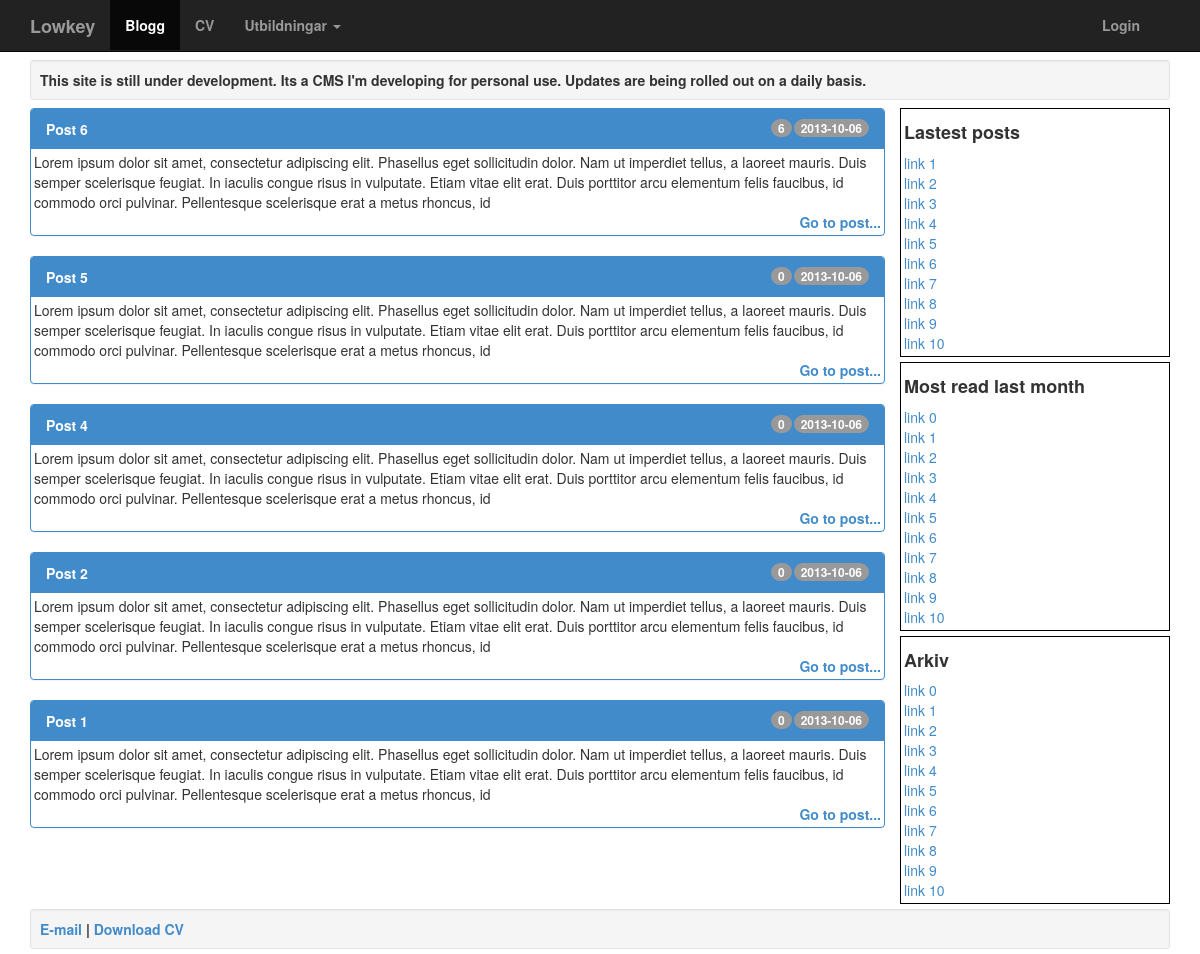
Page /?a=blogg on the committed database.
### tables this page shows
CREATE TABLE IF NOT EXISTS `post` (
  `post_id` int(11) NOT NULL AUTO_INCREMENT,
  `post` mediumtext NOT NULL,
  `post_title` varchar(255) NOT NULL,
  `comments` int(11) NOT NULL,
  `timestamp` timestamp NOT NULL DEFAULT CURRENT_TIMESTAMP ON UPDATE CURRENT_TIMESTAMP,
  `views` int(11) NOT NULL,
  PRIMARY KEY (`post_id`)
);

### model/postModel.php (called while the page is built, shortened)
<?php
    include_once "database.php";
    function selectAllPost(){
        global $db;
        $query = "SELECT * FROM post ORDER BY timestamp DESC LIMIT 0,6";
        $preparedStatement = $db->prepare($query);
        $success = $preparedStatement->execute();
        if($success)
            return $preparedStatement->fetchAll();
        else
            return $success;
    }
?>

### bloggPage.php (the view)
<?php include_once 'header.php'; ?>
    <div class="row-fluid">
        <div class="col-md-9" style='padding: 0px;'>
        <?php for($i = 0; $i < 5; $i++){
            echo "<div id='LatestPosts' class='row-fluid'>
                <div class='panel panel-primary'>
                    <div class='panel-heading'>
                        <b>".$posts[$i]['post_title']."</b>
                        <span class='badge pull-right'>2013-10-06</span>
                        <span class='badge pull-right' style='margin-right: 2px;'>
                        <b>".$posts[$i]['comments']."</b>
                         <span class='glyphicon glyphicon-comment'></span>
                        </span>
                    </div>
                    <div class='panel-body'>
                        ".substr($posts[$i]['post'], 0, 350)."
                        <br><span class='pull-right'><a href='?a=blogg&postid=".$posts[$i]['post_id']."'><b>Go to post...</b></a></span>
                    </div>
                </div>
            </div>";
        }?>
        </div>
        <div class="col-md-3" style="padding-right: 0px;">
            <div class="row-fluid borderTemp" style="padding: 3px; margin-bottom: 5px;">
                <h4><b>Lastest posts</b></h4>
                <?php for($i = 1; $i < 11; $i++){
                    echo "<a href='#'>link " .$i. "</a><br>";
                }?>
            </div>
            <div class="row-fluid borderTemp" style="padding: 3px; margin-bottom: 5px;">
                <h4><b>Most read last month</b></h4>
                <?php for($i = 0; $i < 11; $i++){
                    echo "<a href='#'>link " .$i. "</a><br>";
                }?>
            </div>
            <div class="row-fluid borderTemp" style="padding: 3px; margin-bottom: 5px;">
                <h4><b>Arkiv</b></h4>
                <?php for($i = 0; $i < 11; $i++){
                    echo "<a href='#'>link " .$i. "</a><br>";
                }?>
            </div>
        </div>
    </div>
<?php include_once 'footer.php'; ?>

### css/homecooked.css (style rules this page uses)
.panel-heading { height: 40px; }
.borderTemp { border: 1px solid black; }
div.panel-body { padding: 3px; }

### header.php (style rules this page uses)
body { padding-top: 60px; }

### rows in the picture
post: post_title "Post 6", comments "6", post "Lorem ipsum dolor sit amet, consectetur adipiscing elit. Phasellus eget sollicitudin dolor. Nam ut imperdiet tellus, a laoreet mauris. Duis semper scelerisque feugiat. In iaculis congue risus in vulputate. Etiam vitae elit erat. Duis porttitor arcu elementum felis faucibus, id commodo orci pulvinar. Pellentesque scelerisque erat a metus rhoncus, id"
post: post_title "Post 5", comments "0", post "Lorem ipsum dolor sit amet, consectetur adipiscing elit. Phasellus eget sollicitudin dolor. Nam ut imperdiet tellus, a laoreet mauris. Duis semper scelerisque feugiat. In iaculis congue risus in vulputate. Etiam vitae elit erat. Duis porttitor arcu elementum felis faucibus, id commodo orci pulvinar. Pellentesque scelerisque erat a metus rhoncus, id"
post: post_title "Post 4", comments "0", post "Lorem ipsum dolor sit amet, consectetur adipiscing elit. Phasellus eget sollicitudin dolor. Nam ut imperdiet tellus, a laoreet mauris. Duis semper scelerisque feugiat. In iaculis congue risus in vulputate. Etiam vitae elit erat. Duis porttitor arcu elementum felis faucibus, id commodo orci pulvinar. Pellentesque scelerisque erat a metus rhoncus, id"
post: post_title "Post 2", comments "0", post "Lorem ipsum dolor sit amet, consectetur adipiscing elit. Phasellus eget sollicitudin dolor. Nam ut imperdiet tellus, a laoreet mauris. Duis semper scelerisque feugiat. In iaculis congue risus in vulputate. Etiam vitae elit erat. Duis porttitor arcu elementum felis faucibus, id commodo orci pulvinar. Pellentesque scelerisque erat a metus rhoncus, id"
post: post_title "Post 1", comments "0", post "Lorem ipsum dolor sit amet, consectetur adipiscing elit. Phasellus eget sollicitudin dolor. Nam ut imperdiet tellus, a laoreet mauris. Duis semper scelerisque feugiat. In iaculis congue risus in vulputate. Etiam vitae elit erat. Duis porttitor arcu elementum felis faucibus, id commodo orci pulvinar. Pellentesque scelerisque erat a metus rhoncus, id"
